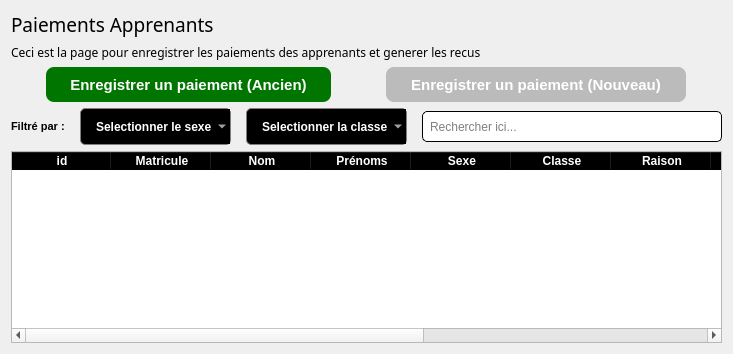
           <widget class="QWidget" name="page_4">
            <layout class="QGridLayout" name="gridLayout_2">
             <item row="0" column="0">
              <layout class="QVBoxLayout" name="verticalLayout_16">
               <item>
                <widget class="QLabel" name="label_10">
                 <property name="font">
                  <font>
                   <family>Montserrat SemiBold</family>
                   <pointsize>14</pointsize>
                  </font>
                 </property>
                 <property name="text">
                  <string>Paiements Apprenants</string>
                 </property>
                </widget>
               </item>
               <item>
                <widget class="QLabel" name="label_20">
                 <property name="font">
                  <font>
                   <family>Montserrat Medium</family>
                  </font>
                 </property>
                 <property name="text">
                  <string>Ceci est la page pour enregistrer les paiements des apprenants et generer les recus</string>
                 </property>
                </widget>
               </item>
              </layout>
             </item>
             <item row="1" column="0">
              <layout class="QHBoxLayout" name="horizontalLayout_14">
               <property name="spacing">
                <number>20</number>
               </property>
               <property name="leftMargin">
                <number>0</number>
               </property>
               <property name="topMargin">
                <number>0</number>
               </property>
               <property name="rightMargin">
                <number>0</number>
               </property>
               <property name="bottomMargin">
                <number>0</number>
               </property>
               <item>
                <widget class="QPushButton" name="addPayeOldStudentBtn">
                 <property name="minimumSize">
                  <size>
                   <width>200</width>
                   <height>35</height>
                  </size>
                 </property>
                 <property name="maximumSize">
                  <size>
                   <width>285</width>
                   <height>16777215</height>
                  </size>
                 </property>
                 <property name="font">
                  <font>
                   <pointsize>-1</pointsize>
                   <weight>75</weight>
                   <bold>true</bold>
                  </font>
                 </property>
                 <property name="styleSheet">
                  <string notr="true">QPushButton{
color:white;
border:none;
border-radius:8px;
font-size:15px;
	background-color: rgb(0, 117, 0);
font-weight:bold;
}</string>
                 </property>
                 <property name="text">
                  <string>Enregistrer un paiement (Ancien)</string>
                 </property>
                 <property name="icon">
                  <iconset resource="resources.qrc">
                   <normaloff>:/icons/icons8-add-male-user-64.png</normaloff>:/icons/icons8-add-male-user-64.png</iconset>
                 </property>
                </widget>
               </item>
               <item>
                <widget class="QPushButton" name="addPayeNewStudentBtn_2">
                 <property name="minimumSize">
                  <size>
                   <width>200</width>
                   <height>35</height>
                  </size>
                 </property>
                 <property name="maximumSize">
                  <size>
                   <width>300</width>
                   <height>16777215</height>
                  </size>
                 </property>
                 <property name="font">
                  <font>
                   <pointsize>-1</pointsize>
                   <weight>75</weight>
                   <bold>true</bold>
                  </font>
                 </property>
                 <property name="styleSheet">
                  <string notr="true">QPushButton{
color:white;
border:none;
border-radius:8px;
font-size:15px;
	background-color: rgb(187, 187, 187);
font-weight:bold;
}</string>
                 </property>
                 <property name="text">
                  <string>Enregistrer un paiement (Nouveau)</string>
                 </property>
                 <property name="icon">
                  <iconset resource="resources.qrc">
                   <normaloff>:/icons/fianances1.png</normaloff>:/icons/fianances1.png</iconset>
                 </property>
                </widget>
               </item>
              </layout>
             </item>
             <item row="2" column="0">
              <layout class="QHBoxLayout" name="horizontalLayout_12">
               <property name="spacing">
                <number>15</number>
               </property>
               <item>
                <widget class="QLabel" name="label_23">
                 <property name="maximumSize">
                  <size>
                   <width>70</width>
                   <height>16777215</height>
                  </size>
                 </property>
                 <property name="font">
                  <font>
                   <pointsize>8</pointsize>
                   <weight>75</weight>
                   <bold>true</bold>
                  </font>
                 </property>
                 <property name="text">
                  <string>Filtré par :</string>
                 </property>
                </widget>
               </item>
               <item>
                <widget class="QComboBox" name="filterGender_comboBox_2">
                 <property name="maximumSize">
                  <size>
                   <width>170</width>
                   <height>16777215</height>
                  </size>
                 </property>
                 <property name="styleSheet">
                  <string notr="true">QComboBox{
border: 1px solid gray;
border-radius: 5px;
height:35px;
padding-left:15px;
color:white;
background-color: black;
selection-background-color: rgb(176, 94, 255);
font-weight:bold;
}</string>
                 </property>
                 <item>
                  <property name="text">
                   <string>Selectionner le sexe</string>
                  </property>
                 </item>
                 <item>
                  <property name="text">
                   <string>Féminin</string>
                  </property>
                 </item>
                 <item>
                  <property name="text">
                   <string>Masculin</string>
                  </property>
                 </item>
                </widget>
               </item>
               <item>
                <widget class="QComboBox" name="filterClass_comboBox_2">
                 <property name="maximumSize">
                  <size>
                   <width>185</width>
                   <height>16777215</height>
                  </size>
                 </property>
                 <property name="styleSheet">
                  <string notr="true">QComboBox{
border: 1px solid gray;
border-radius: 5px;
height:35px;
padding-left:15px;
color:white;
background-color: black;
selection-background-color: rgb(176, 94, 255);
font-weight:bold;
}</string>
                 </property>
                 <item>
                  <property name="text">
                   <string>Selectionner la classe</string>
                  </property>
                 </item>
                </widget>
               </item>
               <item>
                <widget class="QLineEdit" name="searchStudent_lineEdit_2">
                 <property name="minimumSize">
                  <size>
                   <width>300</width>
                   <height>0</height>
                  </size>
                 </property>
                 <property name="maximumSize">
                  <size>
                   <width>16777215</width>
                   <height>31</height>
                  </size>
                 </property>
                 <property name="font">
                  <font>
                   <pointsize>9</pointsize>
                   <strikeout>false</strikeout>
                  </font>
                 </property>
                 <property name="styleSheet">
                  <string notr="true">QLineEdit{
	border:1px solid black;
	border-radius:5px;
	padding:5px;
    
}</string>
                 </property>
                 <property name="text">
                  <string/>
                 </property>
                 <property name="placeholderText">
                  <string>Rechercher ici...</string>
                 </property>
                </widget>
               </item>
              </layout>
             </item>
             <item row="3" column="0">
              <widget class="QTableWidget" name="tableWidget_2">
               <property name="minimumSize">
                <size>
                 <width>500</width>
                 <height>0</height>
                </size>
               </property>
               <property name="styleSheet">
                <string notr="true">QHeaderView:section{
font-weight:bold;
background-color:black;
color:white;}</string>
               </property>
               <column>
                <property name="text">
                 <string>id</string>
                </property>
               </column>
               <column>
                <property name="text">
                 <string>Matricule</string>
                </property>
               </column>
               <column>
                <property name="text">
                 <string>Nom</string>
                </property>
               </column>
               <column>
                <property name="text">
                 <string>Prénoms</string>
                </property>
               </column>
               <column>
                <property name="text">
                 <string>Sexe</string>
                </property>
               </column>
               <column>
                <property name="text">
                 <string>Classe</string>
                </property>
               </column>
               <column>
                <property name="text">
                 <string>Raison</string>
                </property>
               </column>
               <column>
                <property name="text">
                 <string>Montant versé</string>
                </property>
               </column>
               <column>
                <property name="text">
                 <string>Date de versement</string>
                </property>
               </column>
               <column>
                <property name="text">
                 <string>Solde</string>
                </property>
               </column>
               <column>
                <property name="text">
                 <string>Reste</string>
                </property>
               </column>
               <column>
                <property name="text">
                 <string>Actions</string>
                </property>
               </column>
              </widget>
             </item>
            </layout>
           </widget>
